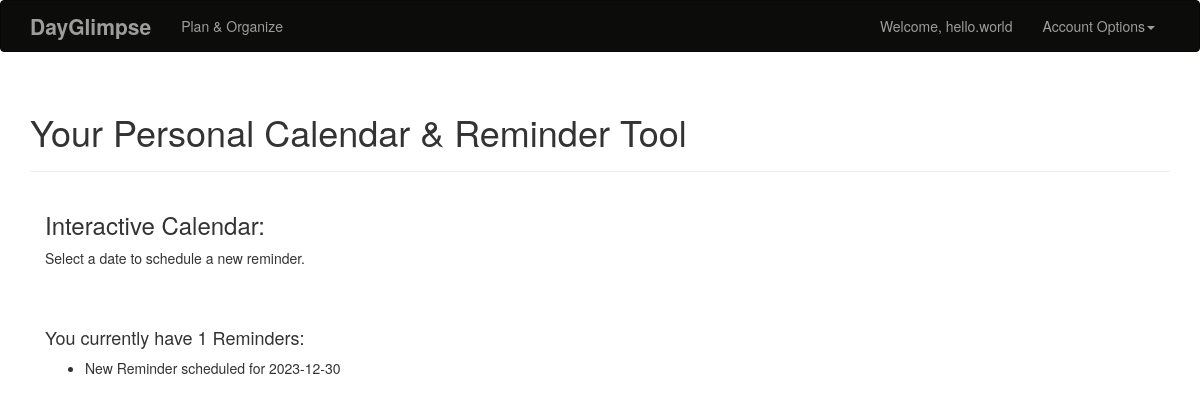
Page /calendar (signed in) on the committed database.
### app/models.py (models this page shows, shortened)
class User(UserMixin, db.Model):
    __tablename__ = "user"
    uid = db.Column(db.Integer, unique=True, primary_key = True) # PK: uid
    username = db.Column(db.String(64), index=True, unique=True)
    email = db.Column(db.String(120), index=True, unique=True)
    dob = db.Column(db.Date, default=date.today())
    password_hash = db.Column(db.String(128))
    reminder = db.relationship("Reminder", back_populates="user") # 1 to 1
    @property
    def password(self):
        raise AttributeError("password is not a readable attribute")

class Reminder(UserMixin, db.Model):
    __tablename__ = "reminder"
    note_name = db.Column(db.String(64))
    create_time = db.Column(db.DateTime, default=datetime.now)
    note_id = db.Column(db.Integer, unique=True, primary_key=True) # PK: note_id
    user_id = db.Column(db.Integer, db.ForeignKey('user.uid')) # FK
    note_loc = db.Column(db.String(64))
    note_set_date = db.Column(db.Date, nullable=False, index=True)
    date_start_hour = db.Column(db.String(64))
    date_end_hour = db.Column(db.String(64))
    user = db.relationship("User", back_populates="reminder") # 1 to 1

### app/main/views.py (the view)
@main.route('/calendar')
def calendar():
    today = date.today()
    year = today.year
    month = today.month
    return render_template('calendar.html', year=year, month=month, today=today)

### app/models.py (called while the page is built)
@login_manager.user_loader
def load_user(user_id):
    return User.query.get(int(user_id))

### app/templates/calendar.html (shortened to what this page needs)
{% extends "base.html" %}
{% import "bootstrap/wtf.html" as wtf %}
{% block page_content %}
<div class="page-header">
  <h1>Your Personal Calendar & Reminder Tool</h1>
</div>
<div class="col-md-4">
  <h3>Interactive Calendar:</h3>
  <p>Select a date to schedule a new reminder.</p>
  <br> <br>
  {% if current_user.is_authenticated %}
    <h4>You currently have {{ current_user.reminder|length }} Reminders:</h4>
    <ul>
      {% for rem in current_user.reminder %}
        <li>{{ rem.note_name }} scheduled for {{ rem.note_set_date }}</li>
      {% endfor %}
    </ul>
  {% else %}
    <p><a href="{{ url_for('auth.login') }}">Sign in</a> to view or create your reminders.</p>
  {% endif %}
</div>
<div id="calendar-grid" class="col-md-7"></div>
{% endblock %}

### app/templates/base.html (shortened to what this page needs)
{% extends "bootstrap/base.html" %}
{% block head %}
{{ super() }}
{% endblock %}
{% block styles %}
{{ super() }}
<link rel="stylesheet" href="{{ url_for('static', filename='styles.css') }}">
{% endblock %}
{% block navbar %}
<div class="navbar navbar-inverse" role="navigation">
  <div class="container">
    <div class="navbar-header">
      <a class="navbar-brand" href="{{ url_for('main.index') }}">DayGlimpse</a>
    </div>
    <div class="navbar-collapse collapse">
      <ul class="nav navbar-nav">
        <li><a href="{{ url_for('main.calendar') }}">Plan & Organize</a></li>
      </ul>
      <ul class="nav navbar-nav navbar-right">
        {% if current_user.is_authenticated %}
        <li><a href="{{ url_for('main.user', username=current_user.username) }}">Welcome, {{ current_user.username }}</a></li>
        <li class="dropdown">
          <a href="#" class="dropdown-toggle" data-toggle="dropdown">Account Options<b class="caret"></b></a>
        </li>
        {% else %}
        <li><a href="{{ url_for('auth.login') }}">Sign In</a></li>
        {% endif %}
      </ul>
    </div>
  </div>
</div>
{% endblock %}
{% block content %}
<div class="container">
  {% block page_content %}{% endblock %}
</div>
{% endblock %}

### app/static/styles.css (style rules this page uses)
.navbar { background-color: #0c0d0b; }
.navbar-brand { font-weight: bolder; font-size: 1.5em; color: whitesmoke; }

### rows in the picture
User: username "hello.world"
Reminder: note_name "New Reminder", note_set_date "2023-12-30"

### other values in the picture
{{ current_user.reminder|length }} "1"
